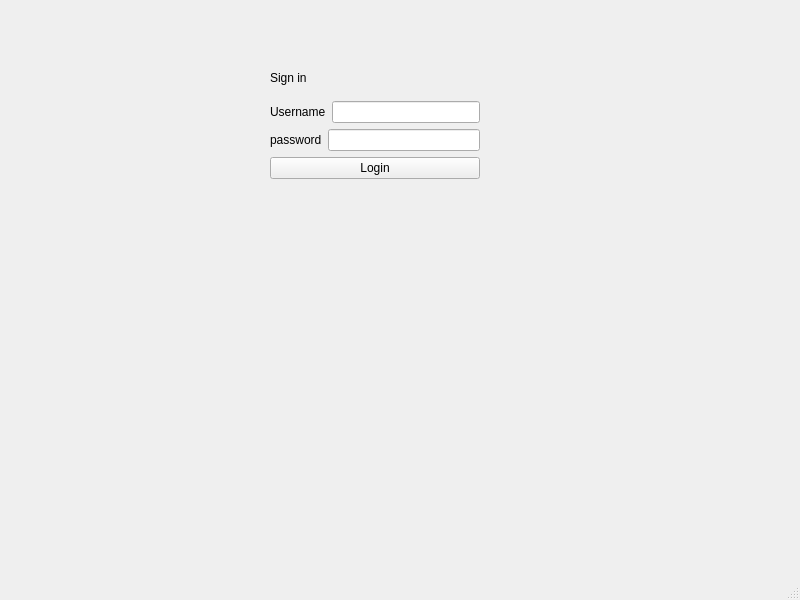
<?xml version="1.0" encoding="UTF-8"?>
<ui version="4.0">
 <class>MainWindow</class>
 <widget class="QMainWindow" name="MainWindow">
  <property name="geometry">
   <rect>
    <x>0</x>
    <y>0</y>
    <width>800</width>
    <height>600</height>
   </rect>
  </property>
  <property name="windowTitle">
   <string>MainWindow</string>
  </property>
  <widget class="QWidget" name="centralwidget">
   <widget class="QWidget" name="">
    <property name="geometry">
     <rect>
      <x>270</x>
      <y>60</y>
      <width>210</width>
      <height>119</height>
     </rect>
    </property>
    <layout class="QVBoxLayout" name="verticalLayout_3">
     <item>
      <widget class="QLabel" name="label_3">
       <property name="text">
        <string>Sign in</string>
       </property>
      </widget>
     </item>
     <item>
      <layout class="QVBoxLayout" name="verticalLayout_2">
       <item>
        <layout class="QVBoxLayout" name="verticalLayout">
         <item>
          <layout class="QHBoxLayout" name="horizontalLayout">
           <item>
            <widget class="QLabel" name="label">
             <property name="text">
              <string>Username</string>
             </property>
            </widget>
           </item>
           <item>
            <widget class="QLineEdit" name="username"/>
           </item>
          </layout>
         </item>
         <item>
          <layout class="QHBoxLayout" name="horizontalLayout_2">
           <item>
            <widget class="QLabel" name="label_2">
             <property name="text">
              <string>password</string>
             </property>
            </widget>
           </item>
           <item>
            <widget class="QLineEdit" name="password"/>
           </item>
          </layout>
         </item>
        </layout>
       </item>
       <item>
        <widget class="QPushButton" name="login">
         <property name="text">
          <string>Login</string>
         </property>
        </widget>
       </item>
      </layout>
     </item>
    </layout>
   </widget>
  </widget>
  <widget class="QMenuBar" name="menubar">
   <property name="geometry">
    <rect>
     <x>0</x>
     <y>0</y>
     <width>800</width>
     <height>26</height>
    </rect>
   </property>
  </widget>
  <widget class="QStatusBar" name="statusbar"/>
 </widget>
 <resources/>
 <connections/>
</ui>
